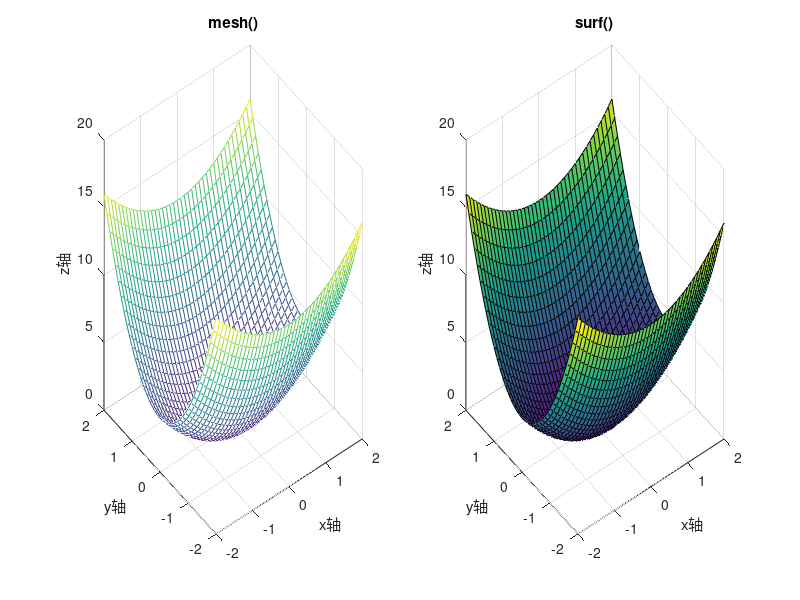

The MATLAB source for this figure:
clf

[x,y] = meshgrid(-2:0.1:2);
z = x.^2 + 3*y.^2;

subplot(1,2,1)
mesh(x,y,z)
title("mesh()")
xlabel("x轴")
ylabel("y轴")
zlabel("z轴")

subplot(1,2,2)
surf(x,y,z)
title("surf()")
xlabel("x轴")
ylabel("y轴")
zlabel("z轴")